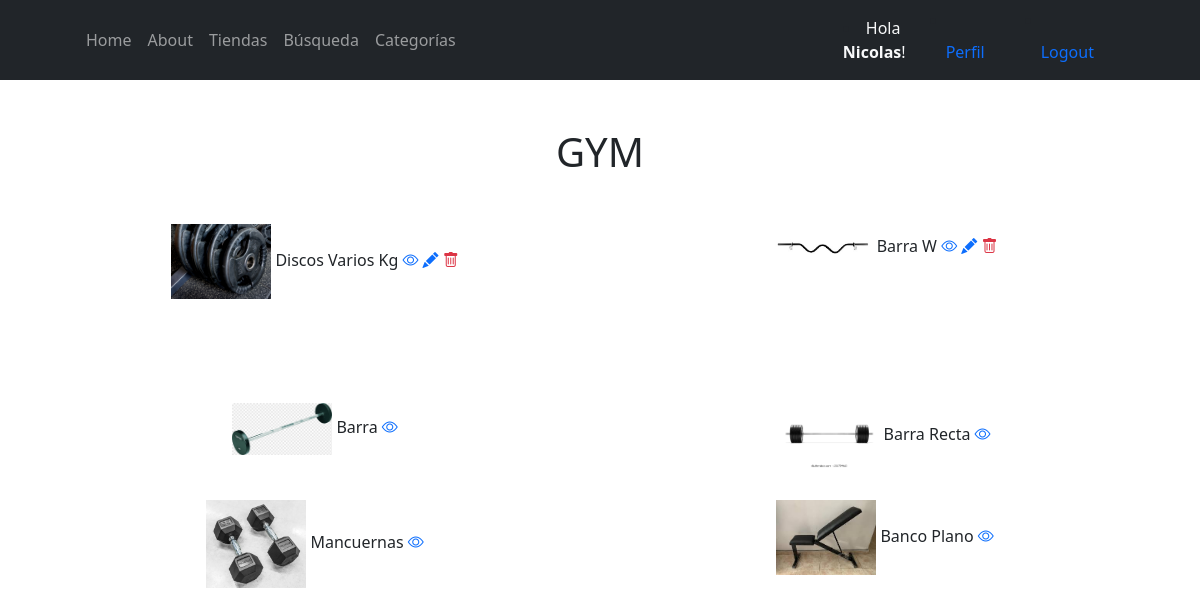
The page /gymLista/ (signed in) on the database its author committed.
### EntrenamientoApp/models.py (models this page shows, shortened)
class Equipamiento(models.Model):
    equipamientoSeleccion = (
    ('gym','GYM'),
    ('funcional', 'FUNCIONAL'),
    ('futbol','FUTBOL'),
    ('boxeo','BOXEO'),
    ('basquet','BASQUET'),
    ('otro', 'Otro'),
    )
    usuario = models.ForeignKey(User, on_delete=models.CASCADE, null=True, blank=True)
    titulo = models.CharField(max_length=200)
    equipamiento = models.CharField(max_length=15, choices=equipamientoSeleccion, default='gym')
    marca = models.CharField(max_length=40)
    descripcion = models.TextField(null=True, blank=True)
    year = models.IntegerField()
    precio = models.DecimalField(max_digits=10, decimal_places=2)
    usado = models.BooleanField()
    fechaPublicacion = models.DateTimeField(auto_now_add=True)
    telefonoContacto = models.IntegerField()
    emailContacto = models.EmailField()
    imagenEquipamiento = models.ImageField(null=True, blank=True, upload_to="imagenes/")
    class Meta:
        ordering = ['usuario', '-fechaPublicacion']

### EntrenamientoApp/views.py (the view)
# urls.py: path('gymLista/', GymLista.as_view(), name='gyms'),
class GymLista(LoginRequiredMixin, ListView):
    context_object_name = 'gyms'
    queryset = Equipamiento.objects.filter(equipamiento__startswith='gym')
    template_name = 'EntrenamientoApp/listaGym.html'
    login_url = '/login/'

### EntrenamientoApp/templates/EntrenamientoApp/listaGym.html
{% extends 'EntrenamientoApp/about.html' %}
{% load static %}
{% block content %}
<br>
<br>
<div class="container text-center">
    <h1>GYM</h1>
</div>
<br>
<div class="container text-center">
    <div class="row">
            {% for gym in gyms %}
            <div class="col-sm-6 align-items-center">
                <div class="card-body">
                <img src="{{gym.imagenEquipamiento.url}}" class="" width="100px">
                {{gym.titulo}}
                <a href="{% url 'gym' gym.id %}"><i class="bi bi-eye"></i></a>
                {% if user.id == gym.usuario.id %}
                <a href="{% url 'gym_editar' gym.id %}"><i class="bi bi-pencil-fill"></i></a>
                <a href="{% url 'gym_eliminar' gym.id %}"><i class="bi bi-trash text-danger"></i></a>
                <br>
                <br>
                <br>
                <br>
                {% endif %}
                </div>
            </div>
            {% endfor %}
    </div>
</div>
{% endblock %}

### EntrenamientoApp/templates/EntrenamientoApp/about.html (shortened to what this page needs)
<!DOCTYPE html>
<html lang="en">
    {% load static %}
    <head>
        <head>
            <link href="https://cdn.jsdelivr.net/npm/bootstrap-icons@1.5.0/font/bootstrap-icons.css" rel="stylesheet" />
            <link href="{% static 'EntrenamientoApp/css/styles.css' %}" rel="stylesheet" />
            <link href="{% static 'EntrenamientoApp/css/carrusel.css' %}" rel="stylesheet" />
        </head>
        <body class="d-flex flex-column h-100">
            <main class="flex-shrink-0">
                <nav class="navbar navbar-expand-lg navbar-dark bg-dark">
                    <div class="container px-5">
                        <div class="collapse navbar-collapse" id="navbarSupportedContent">
                            <ul class="navbar-nav ms-auto mb-2 mb-lg-0">
                                <li class="nav-item"><a class="nav-link" href="/">Home</a></li>
                                <li class="nav-item"><a class="nav-link" href="{% url 'about' %}">About</a></li>
                                <li class="nav-item"><a class="nav-link" href="{% url 'home' %}">Tiendas</a></li>
                                <li class="nav-item"><a class="nav-link" href="{% url 'home' %}">Búsqueda</a>
                                <li class="nav-item"><a class="nav-link" href="{% url 'home' %}">Categorías</a>
                            </ul>
                        {% if request.user.is_authenticated %}
                        <div class="container">
                        <li class="nav-item">
                          <span class="text-light"> Hola <strong>{{request.user.first_name}}</strong>!</span>
                        </li>
                        </div>
                        <div class="container">
                        <li class="nav-item">
                          <a class="nav-link" href="{% url 'editar_perfil' %}"><span class="text-primary">Perfil</span></a>
                        </li>
                        </div>
                        <div class="container">
                        <li class="nav-item">
                          <a class="nav-link" href="{% url 'logout' %}"><span class="text-primary">Logout</span></a>
                        </li>
                        </div>
                      {% endif %}
                    </div>
                </div>
            </nav>
{% block content %}{% endblock %}

### rows shown on the page
Equipamiento: imagenEquipamiento (picture), titulo "Discos Varios Kg"
Equipamiento: imagenEquipamiento (picture), titulo "Barra W"
Equipamiento: imagenEquipamiento (picture), titulo "Barra"
Equipamiento: imagenEquipamiento (picture), titulo "Barra Recta"
Equipamiento: imagenEquipamiento (picture), titulo "Mancuernas"
Equipamiento: imagenEquipamiento (picture), titulo "Banco Plano"

### other values the page prints
{{ request.user.first_name }} "Nicolas"
